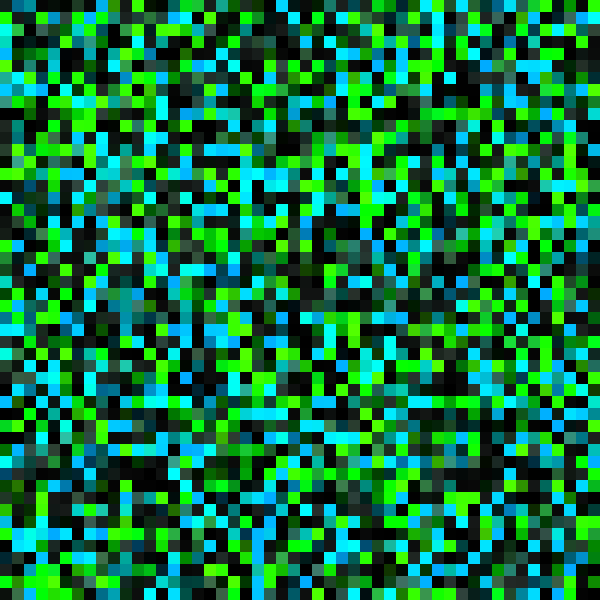
Frame 1 (no input)
Frame 60 (the mouse pressed at the canvas centre just before this capture): identical to frame 1, image omitted
Frame 120 (the mouse held since frame 60 and released just before this capture): identical to frame 1, image omitted

The Processing sketch that drew this single still picture (run headless with seeded random() and noise(); from frame 60 on, the mouse is pressed at the canvas centre):

// Processing sketch: sketch_240704i_my_color_palette
// ── sketch_240704i_my_color_palette.pde
//独自の色パレット

void setup() {
  size(600, 600);

  colorMode(HSB, 360, 100, 100);
  noStroke();

  for (int iy = 0; iy < 50; iy++) {
    for (int ix = 0; ix < 50; ix++) {
      float h = random(100, 200);
      float s = map(
        cos(map(h, 100, 200, 0, 2*PI)),
        -1, +1,
        0, 240);
      float b = random(0, s);
      fill(h, s, b);
      rect(
        ix * 12, iy * 12,
        12, 12
        );
    }
  }
}

void draw() {
}
void mousePressed() {
  save("Tomomi's-color-palette.png");
}
